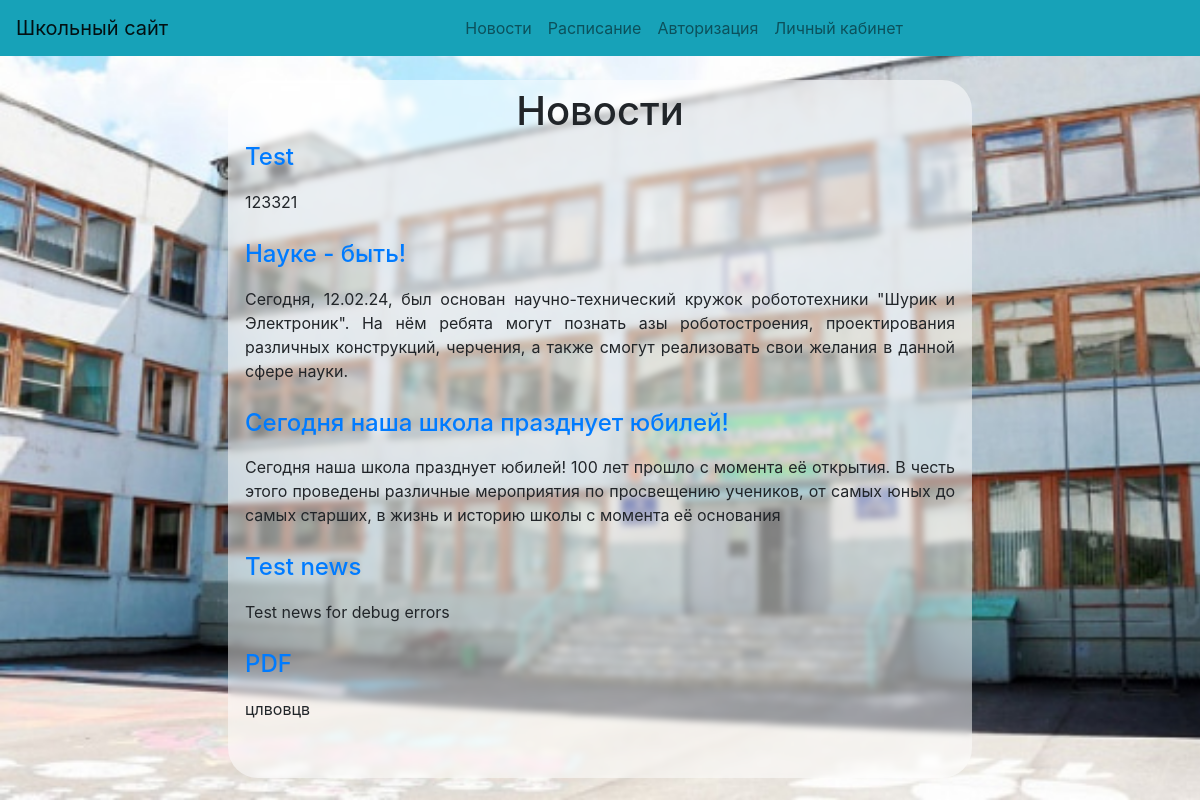
The page / on the database its author committed.
### mainpage/models.py (models this page shows, shortened)
class Article(models.Model):
    title = models.CharField(max_length=200)
    text = models.TextField()
    user = models.ForeignKey(User, on_delete=models.CASCADE)
    def get_short_text(self):
        if len(self.text) > 300:
            return self.text[:300]
        else:
            return self.text

### mainpage/views.py (the view)
# urls.py: path('', views.news, name='news'),
def news(request):
    article = Article.objects.all()
    context = {
        'articles': article
    }
    return render(request, 'news.html', context)

### mainpage/templates/news.html (shortened to what this page needs)
{% extends 'index.html' %}
{% block content %}
<div id = "new" class="container">
        <h1>Новости</h1>
        {% for article in articles %}
            <div class="article">
                <h4><a style=" padding: 10px; text-decoration: none;" href="{% url 'article' article.id %}">{{ article.title }}</a></h4>
                <p style="padding: 10px;">{{ article.get_short_text }}</p>
            </div>
                <html>
    <body>
        {% endfor %}
</div>
{% endblock %}

### mainpage/templates/news.html (style rules this page uses)
.container { width: 80%; margin: 0 auto; text-align: justify; }
.container::after { content: ''; display: inline-block; width: 100%; }
#new { background: rgba(255, 255, 255, 0.5); padding: 7px; border-radius: 30px; margin-bottom: 2px; backdrop-filter: blur(3px); }
#new h1 { align-items: center; justify-content: center; display: flex; }
body { background-image: url('/static/1.jpg'); background-repeat: no-repeat; background-attachment: fixed; background-size: cover; }

### rows shown on the page
Article: title "Test", get_short_text "123321"
Article: title "Науке - быть!", get_short_text "Сегодня, 12.02.24, был основан научно-технический кружок робототехники \"Шурик и Электроник\". На нём ребята могут познать азы роботостроения, проектирования различных конструкций, черчения, а также смогут реализовать свои желания в данной сфере науки."
Article: title "Сегодня наша школа празднует юбилей!", get_short_text "Сегодня наша школа празднует юбилей! 100 лет прошло с момента её открытия. В честь этого проведены различные мероприятия по просвещению учеников, от самых юных до самых старших, в жизнь и историю школы с момента её основания"
Article: title "Test news", get_short_text "Test news for debug errors"
Article: title "PDF", get_short_text "цлвовцв"
